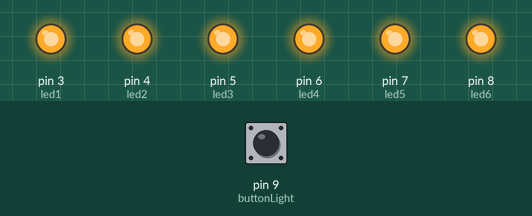
Simulated run of this sketch. Board: Arduino Uno, built with avr-gcc and run on an emulated ATmega328P. Shown: output pins drawn as LEDs (lit = HIGH). The test bench sets the inputs (shaded band); at power-on: pin 9 (buttonLight) HIGH.

Above: at 1.2 s.
1.3 s: pin 9 (buttonLight) pulled LOW for 0.15 s
At 1.37 s:
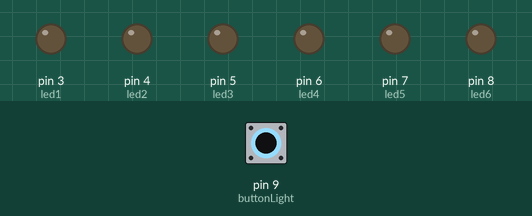
2.9 s: pin 9 (buttonLight) pulled LOW for 3.2 s
At 6.7 s:
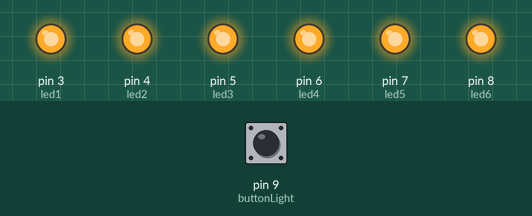
Timing chart, 0 to 8.2 s (numbered marks = the images above; inputs shaded):
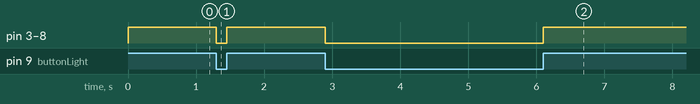

Measured:
- after the input at 1.3 s, pin 3 (led1), pin 4 (led2), pin 5 (led3), pin 6 (led4), pin 7 (led5), pin 8 (led6): HIGH → LOW at once, → HIGH 0.15 s later
- after the input at 2.9 s, pin 3 (led1), pin 4 (led2), pin 5 (led3), pin 6 (led4), pin 7 (led5), pin 8 (led6): HIGH → LOW at once, → HIGH 3.2 s later

The sketch:

TEST.ino
```cpp
int buttonLight = 9;

int led1 = 3;
int led2 = 4;
int led3 = 5;
int led4 = 6;
int led5 = 7;
int led6 = 8;

void setup() {

    pinMode(led1,OUTPUT);
    pinMode(led2,OUTPUT);
    pinMode(led3,OUTPUT);
    pinMode(led4,OUTPUT);
    pinMode(led5,OUTPUT);
    pinMode(led6,OUTPUT);
    pinMode(buttonLight, INPUT);


}

void loop() {
  // put your main code here, to run repeatedly:
    int lightButton = digitalRead(buttonLight);

     if(lightButton == LOW){
         analogWrite(led1, 0);
         analogWrite(led2, 0);
         analogWrite(led3, 0);
         analogWrite(led4, 0);
         analogWrite(led5, 0);
         analogWrite(led6, 0);
    }
   else if(lightButton == HIGH){
         analogWrite(led1, 255);
         analogWrite(led2, 255);
         analogWrite(led3, 255);
         analogWrite(led4, 255);
         analogWrite(led5, 255);
         analogWrite(led6, 255);
    }


}
```
